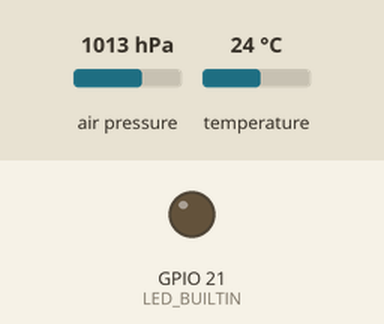
Simulated run of this sketch. Board: Seeed XIAO ESP32-S3. Parts: output pins drawn as LEDs (lit = HIGH). Dashed ring = blinking. The inputs (shaded band) are chosen by the test bench; at power-on: air pressure 1013 hPa, temperature 24 °C. Storage starts empty.

Above: at 0.1 s.
At 2.2 s:
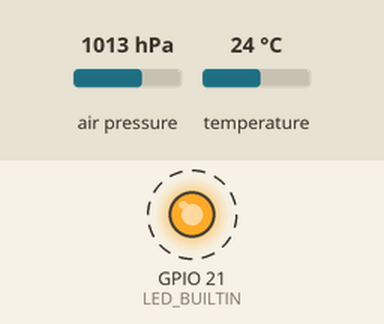
2.3 s: air pressure set to 1010 hPa
Timing chart, 0 to 5.3 s (numbered marks = the images above; inputs shaded):
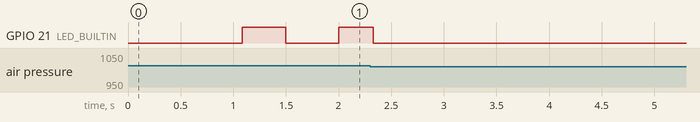

The sketch:

PWS_Waterraket_ESP32_sketch.ino
```cpp
/*
  Waterraket-vluchtcomputer  -  PWS natuurkunde
  --------------------------------------------------------------
  Board    : Seeed XIAO ESP32-S3   (Arduino-ESP32 core)
  Sensoren : BMP280 barometer (niveau 1)
             + optioneel MPU6050 IMU (niveau 2, zet USE_IMU op 1)
  Werking  : 1) kalibreren op de grond (nuldruk bepalen)
             2) lancering detecteren (hoogte stijgt boven drempel)
             3) loggen op 50 Hz naar intern flashgeheugen (LittleFS)
             4) apogeum bepalen (hoogste gemeten hoogte)
             5) landing detecteren (laag + stabiel) of time-out
             6) wifi-accesspoint openen -> data als CSV downloaden

  Libraries (Arduino IDE -> Tools -> Bibliotheken beheren):
    - Adafruit BMP280 Library
    - Adafruit Unified Sensor
    - Adafruit MPU6050        (alleen bij niveau 2)
  De ESP32-, WiFi-, WebServer- en LittleFS-onderdelen zitten in de
  Arduino-ESP32 board-package.
*/

#include <Wire.h>
#include <Adafruit_BMP280.h>
#include <LittleFS.h>
#include <WiFi.h>
#include <WebServer.h>

// ----------------------- instellingen -----------------------
#define USE_IMU        0       // 0 = niveau 1 (alleen barometer), 1 = niveau 2 (+ MPU6050)
#define SAMPLE_HZ      50      // logfrequentie (Hz)
#define LAUNCH_RISE_M  3.0     // hoogtestijging (m) die een lancering aanduidt
#define LAND_ALT_M     2.0     // hoogte (m) waaronder de raket 'laag' is
#define LAND_WINDOW_S  3       // stabiele periode (s) die een landing aanduidt
#define MAX_LOG_S      30      // veiligheidslimiet: maximale logduur (s)

const char* AP_SSID = "Waterraket";   // naam wifi-netwerk na de vlucht
const char* AP_PASS = "raket1234";    // wachtwoord (minimaal 8 tekens)

const char* LOGPATH  = "/flight.csv";
const uint32_t SAMPLE_US = 1000000UL / SAMPLE_HZ;

// ----------------------- objecten -----------------------
Adafruit_BMP280 bmp;
#if USE_IMU
  #include <Adafruit_MPU6050.h>
  Adafruit_MPU6050 mpu;
#endif
WebServer server(80);
File logf;

// ----------------------- toestand -----------------------
enum State { ARMED, LOGGING, LANDED };
State state = ARMED;

float p0      = 1013.25;  // basisdruk op de grond (hPa), in calibrate() bepaald
float maxAlt  = 0;        // hoogste gemeten hoogte = apogeum (m)
uint32_t tStart    = 0;   // starttijd van de logging (ms)
uint32_t lastSample = 0;  // micros van de laatste sample
int landCount = 0;        // teller voor landingsdetectie

// hoogte t.o.v. de grond, uit de barometrische formule
float relAltitude(float pres_hPa) {
  return 44330.0 * (1.0 - pow(pres_hPa / p0, 0.1903));
}

// XIAO-LED is actief-laag: 0 = uit, 1 = aan
void led(int on) { digitalWrite(LED_BUILTIN, on ? LOW : HIGH); }

void calibrate() {
  float sum = 0;
  for (int i = 0; i < 50; i++) { sum += bmp.readPressure() / 100.0; delay(20); }
  p0 = sum / 50.0;        // gemiddelde gronddruk over ~1 s
  maxAlt = 0;
  // logbestand (her)aanmaken met kolomkoppen
  logf = LittleFS.open(LOGPATH, "w");
#if USE_IMU
  logf.println("t_ms,hoogte_m,druk_hPa,temp_C,ax_ms2,ay_ms2,az_ms2");
#else
  logf.println("t_ms,hoogte_m,druk_hPa,temp_C");
#endif
  logf.close();
}

void startAP() {
  WiFi.mode(WIFI_AP);
  WiFi.softAP(AP_SSID, AP_PASS);
  server.on("/", []() {
    String h = "<h2>Waterraket - vluchtdata</h2>";
    h += "<p>Apogeum: " + String(maxAlt, 1) + " m</p>";
    h += "<p><a href='/flight.csv'>Download CSV</a></p>";
    server.send(200, "text/html", h);
  });
  server.on("/flight.csv", []() {
    File f = LittleFS.open(LOGPATH, "r");
    server.streamFile(f, "text/csv");
    f.close();
  });
  server.begin();
}

void setup() {
  pinMode(LED_BUILTIN, OUTPUT);
  Wire.begin();                 // XIAO ESP32-S3: SDA = D4, SCL = D5
  LittleFS.begin(true);

  if (!bmp.begin(0x76)) bmp.begin(0x77);   // BMP280 op adres 0x76 of 0x77
  bmp.setSampling(Adafruit_BMP280::MODE_NORMAL,
                  Adafruit_BMP280::SAMPLING_X2,
                  Adafruit_BMP280::SAMPLING_X16,
                  Adafruit_BMP280::FILTER_X4,
                  Adafruit_BMP280::STANDBY_MS_1);
#if USE_IMU
  mpu.begin();                              // MPU6050 op adres 0x68
  mpu.setAccelerometerRange(MPU6050_RANGE_16_G);
#endif

  calibrate();                  // bepaal nuldruk -> klaar om te lanceren (ARMED)
}

void loop() {
  switch (state) {

    case ARMED: {                                   // wachten op lancering
      float alt = relAltitude(bmp.readPressure() / 100.0);
      if (alt > LAUNCH_RISE_M) {
        logf = LittleFS.open(LOGPATH, "a");
        tStart = millis();
        lastSample = micros();
        maxAlt = alt;
        state = LOGGING;
      }
      led((millis() / 500) % 2);                    // langzaam knipperen = gereed
    } break;

    case LOGGING: {                                 // op vaste frequentie loggen
      if (micros() - lastSample >= SAMPLE_US) {
        lastSample += SAMPLE_US;
        float pres = bmp.readPressure() / 100.0;
        float alt  = relAltitude(pres);
        float temp = bmp.readTemperature();
        uint32_t t = millis() - tStart;
#if USE_IMU
        sensors_event_t a, g, te;
        mpu.getEvent(&a, &g, &te);
        logf.printf("%lu,%.2f,%.2f,%.1f,%.2f,%.2f,%.2f\n",
                    t, alt, pres, temp,
                    a.acceleration.x, a.acceleration.y, a.acceleration.z);
#else
        logf.printf("%lu,%.2f,%.2f,%.1f\n", t, alt, pres, temp);
#endif
        if (alt > maxAlt) maxAlt = alt;             // apogeum bijhouden

        // landingsdetectie: laag en stabiel gedurende LAND_WINDOW_S
        if (alt < LAND_ALT_M && maxAlt > LAUNCH_RISE_M) landCount++;
        else landCount = 0;
        bool landed  = landCount > (LAND_WINDOW_S * SAMPLE_HZ);
        bool timeout = (millis() - tStart) > (MAX_LOG_S * 1000UL);

        if (landed || timeout) {
          logf.close();
          startAP();
          state = LANDED;
        }
        led(1);                                     // continu aan = aan het loggen
      }
    } break;

    case LANDED:                                    // AP actief, data downloadbaar
      server.handleClient();
      led((millis() / 150) % 2);                    // snel knipperen = klaar
      break;
  }
}
```
